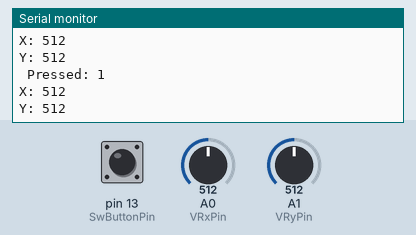
Simulated run of this sketch. Board: Arduino Uno, built with avr-gcc and run on an emulated ATmega328P. On the bench: the last lines printed to the serial monitor. The inputs (shaded band) are chosen by the test bench; at power-on: A1 (VRyPin) = 512, A0 (VRxPin) = 512, pin 13 (SwButtonPin) HIGH.

Above: at 2.7 s.
2.8 s: A1 (VRyPin) set to 981
At 3.6 s:
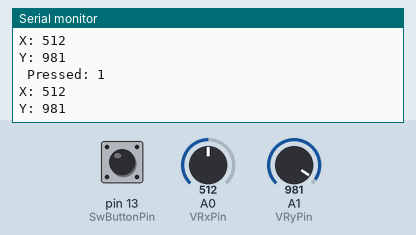
5.8 s: A1 (VRyPin) set to 1010
At 6.8 s:
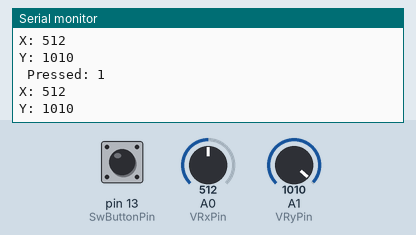
7.3 s: A0 (VRxPin) set to 991
At 7.8 s:
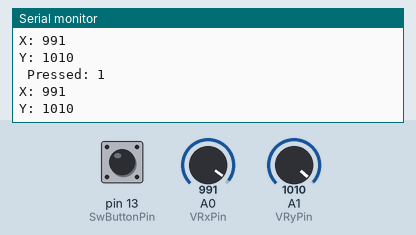
10.3 s: A0 (VRxPin) set to 1010
At 10.9 s:
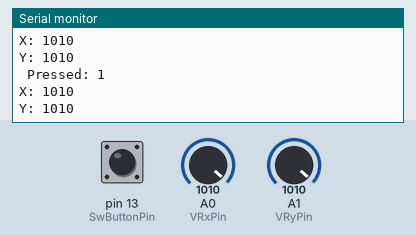
Timing chart, 0 to 13.3 s (numbered marks = the images above; inputs shaded):
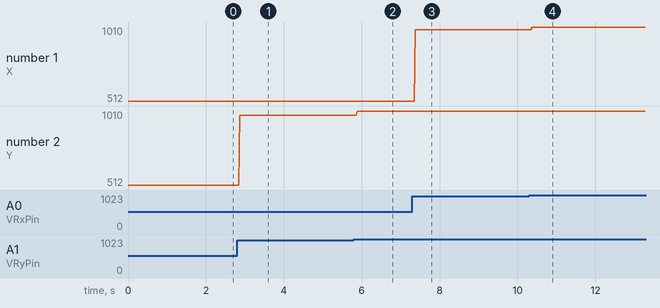

The sketch:

Joystick_code.ino
```cpp
const int VRxPin= 0; //VRx pin connected to arduino pin A0
const int VRyPin= 1; //VRy pin connected to arduino in A1
const int SwButtonPin= 13; //SW pin connected to arduino pin D13

int pressed= -1; //this variable will determine whether joystick has been pressed down (selected)
int x= -1;//this variable will hold the X-coordinate value
int y= -1; //this variable will hold the Y-coordinate value

void readJoystick() {
pressed= digitalRead(SwButtonPin);//reads whether joystick has been pressed down (selected) or not
x= analogRead(VRxPin);//reads the X-coordinate value
y= analogRead(VRyPin);//reads the Y-coordinate value
}

void setup() {
pinMode(SwButtonPin, INPUT);//sets the SW switch as input
digitalWrite(SwButtonPin, HIGH);//sets the SW button HIGH
Serial.begin(9600);//sets the baud rate
}

void loop() {
readJoystick();//calls this function which reads the digital input button SW, the X-coordinate and the Y-coordinate
Serial.print("X: ");
Serial.println(x);//prints the X-coordinate
Serial.print("Y: ");
Serial.println(y);//prints the Y-coordinate
Serial.print (" Pressed: ");
Serial.println(pressed);//prints whether joystick knob has been pressed or not
delay(10);
}
```

Measured:
- after the input at 2.8 s, the serial monitor: prints a new line after 0.07 s (image 1)
- after the input at 5.8 s, the serial monitor: prints a new line after 0.09 s (image 2)
- after the input at 7.3 s, the serial monitor: prints a new line after 0.08 s (image 3)
- after the input at 10.3 s, the serial monitor: prints a new line after 0.07 s (image 4)
- plotted number 1: 512 → 991 after the input at 7.3 s
- plotted number 2: 512 → 981 after the input at 2.8 s, 981 → 1010 after the input at 5.8 s
